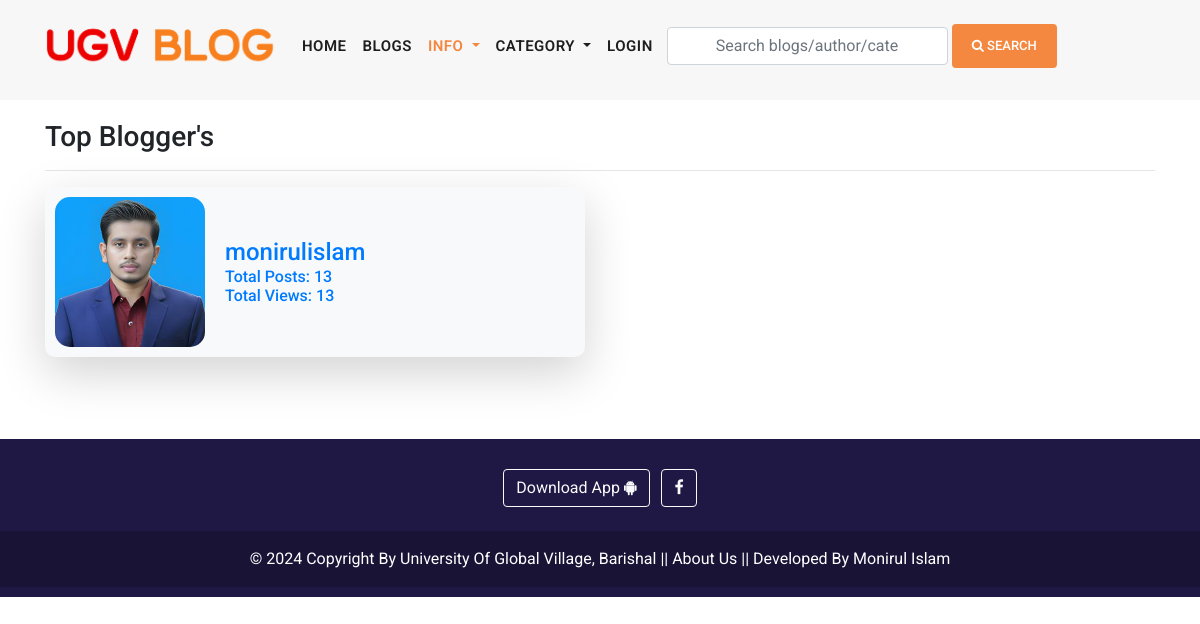
The app's page /top-bloggers/, older data.
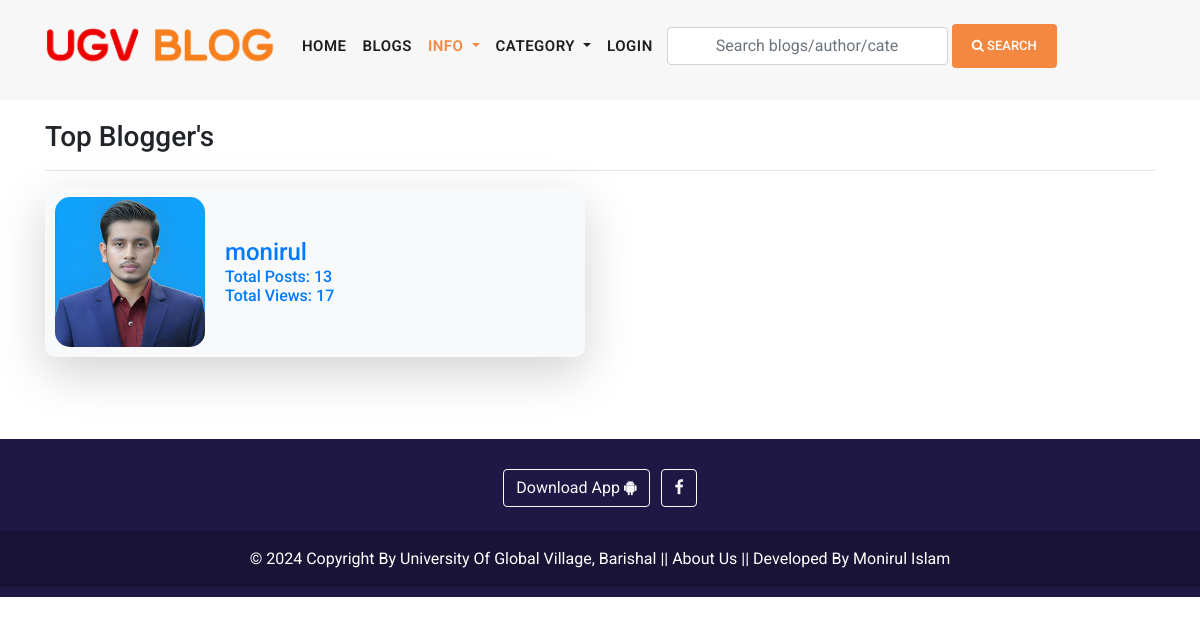
The same page, newer data.
### user_profile/models.py (models this page shows, shortened)
class User(AbstractUser):
    email = models.EmailField(
        max_length = 150,
        unique = True,
        error_messages={
            'unique':"The email must be unique for create ",
        }
    )
    profile_image = models.ImageField(
        null = True,
        blank = True,
        upload_to='users_images/',
        validators=[FileExtensionValidator(allowed_extensions=['jpg', 'png','jpeg'])]
    )
    followers = models.ManyToManyField("Follow")
    REQUIRED_FIELDS = ["email"]
    objects = CustomUserManager()

### blog/views.py (the view)
# urls.py: path('top-bloggers/', top_bloggers_view, name='top_bloggers_view'),
def top_bloggers_view(request):
    top_bloggers = get_top_bloggers()
    context = {'top_bloggers': top_bloggers}
    return render(request, 'top_blogger_template.html', context)

### blog/context_processors.py (called while the page is built)
def get_all_categories(request):
    categories = Category.objects.all()
    category_counts = []
    for category in categories:
        blog_count = Blog.objects.filter(category=category).count()
        if blog_count > 0:  # Only include non-empty categories
            category_counts.append({'category': category, 'blog_count': blog_count})
    context = {
        "categories":categories,
        "category_counts": category_counts,
    }
    return context

def site_info(request):
    site = Site.objects.all()
    context = {
        "site":site,
    }
    return context

def ugv_ads(request):
    latest_ad = Ugv_Ad.objects.all()
    context =  {
        'latest_ad': latest_ad,
    }
    return context

### blog/views.py (called while the page is built)
def get_top_bloggers():
    top_bloggers = (
        User.objects.annotate(
            total_blogs=Count('user_blogs'),
            total_views=Sum('user_blogs__views')
        )
        .order_by('-total_views')[:10]
    )
    return top_bloggers

### user_profile/context_processors.py (called while the page is built, shortened)
def user_notifications(request):
    context = {}
    return context

### templates/top_blogger_template.html (shortened to what this page needs)
{% extends 'base.html' %}
{% load static %}
{% block content %}
{% include 'top_bloggers.html' %}
{% endblock %}

### templates/top_bloggers.html
{% load static %}
<div class="container" style="margin-top: 20px;">
    <h3>Top Blogger's</h3>
    <hr />
      <div class="row">
          {% for blogger in top_bloggers %}
              <div class="col-md-6 mb-3 ">
                  <a href="{% url 'view_user_information' blogger.username %}" class="author-card text-decoration-none shadow-lg">
                      {% if blogger.profile_image %}
                      <div>
                          <img src="{{ blogger.profile_image.url }}" alt="{{ blogger.username }} Image">
                      </div>
                      {% else %}
                      <span class="text-center">User Have no profile img</span>
                      {% endif %}
                      <div class="author-details">
                          <h4>{{ blogger.username }}</h4>
                          <h6>Total Posts: {{ blogger.total_blogs }}</h6>
                          <h6>Total Views: {{ blogger.total_views }}</h6>
                      </div>
                  </a>
              </div>
        {% endfor %}
      </div>
  </div>

Row changes from the older to the newer data that the page shows:
changed User: username "monirulislam" → "monirul"; total_views "13" → "17"
